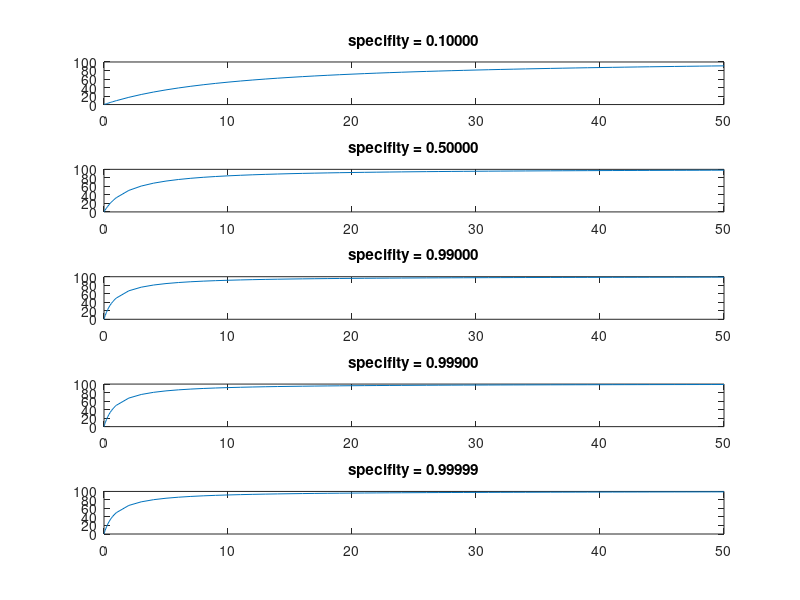
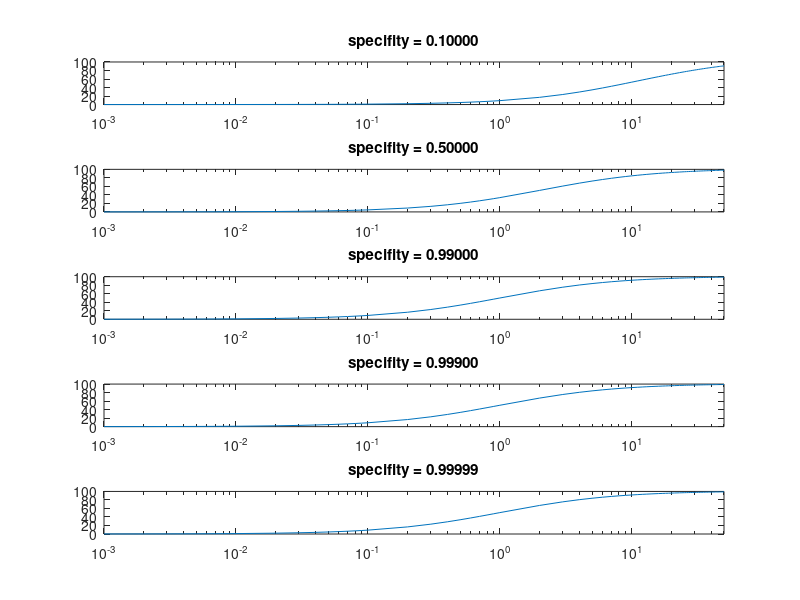

Source code (MATLAB) for these figures, in order:
pI = [0.1 0.5 0.99 0.999 0.99999]; % positive test, when infected
I = [0.001:0.001:0.009 0.01:0.01:0.09 0.1:0.1:0.9 1:50]./100; % infected
pH = 1-0.99;% positive test, when healthy

probI_P =@(pIvar) pIvar.*I./(pIvar.*I+pH*(1-I)); % probability formula

% plot
figure(1)
for ii=1:length(pI)
    iP = probI_P(pI(ii));
    subplot(length(pI),1,ii)
    plot(I*100,iP*100)
    ylim([0,100])
    title(sprintf('specifity = %1.5f',pI((ii))))
end

% plot with logarithmic x-axis
figure(2)
for ii=1:length(pI)
    iP = probI_P(pI(ii));
    subplot(length(pI),1,ii)
    semilogx(I*100,iP*100)
    xlim([1e-3,50])
    ylim([0,100])
    title(sprintf('specifity = %1.5f',pI((ii))))
end
